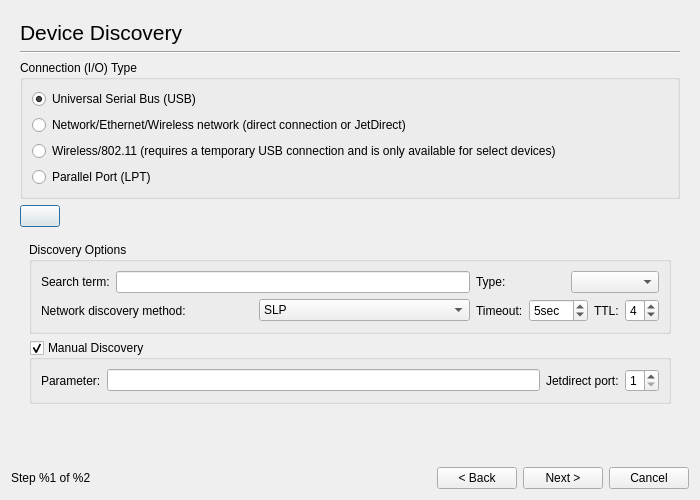
<ui version="4.0" >
 <class>Dialog</class>
 <widget class="QDialog" name="Dialog" >
  <property name="windowModality" >
   <enum>Qt::ApplicationModal</enum>
  </property>
  <property name="geometry" >
   <rect>
    <x>0</x>
    <y>0</y>
    <width>700</width>
    <height>500</height>
   </rect>
  </property>
  <property name="windowTitle" >
   <string>HP Device Manager - Setup</string>
  </property>
  <layout class="QGridLayout" >
   <item row="0" column="0" colspan="5" >
    <widget class="QStackedWidget" name="StackedWidget" >
     <property name="currentIndex" >
      <number>0</number>
     </property>
     <widget class="QWidget" name="DiscoveryPage" >
      <layout class="QGridLayout" >
       <item row="0" column="0" colspan="2" >
        <widget class="QLabel" name="label" >
         <property name="font" >
          <font>
           <pointsize>16</pointsize>
          </font>
         </property>
         <property name="text" >
          <string>Device Discovery</string>
         </property>
        </widget>
       </item>
       <item row="1" column="0" colspan="2" >
        <widget class="Line" name="line" >
         <property name="orientation" >
          <enum>Qt::Horizontal</enum>
         </property>
        </widget>
       </item>
       <item row="2" column="0" colspan="2" >
        <widget class="QGroupBox" name="groupBox" >
         <property name="title" >
          <string>Connection (I/O) Type</string>
         </property>
         <layout class="QGridLayout" >
          <item row="0" column="0" >
           <widget class="QRadioButton" name="UsbRadioButton" >
            <property name="text" >
             <string>Universal Serial Bus (USB)</string>
            </property>
            <property name="checked" >
             <bool>true</bool>
            </property>
           </widget>
          </item>
          <item row="1" column="0" >
           <widget class="QRadioButton" name="NetworkRadioButton" >
            <property name="text" >
             <string>Network/Ethernet/Wireless network (direct connection or JetDirect)</string>
            </property>
           </widget>
          </item>
          <item row="3" column="0" >
           <widget class="QRadioButton" name="ParallelRadioButton" >
            <property name="enabled" >
             <bool>true</bool>
            </property>
            <property name="text" >
             <string>Parallel Port (LPT)</string>
            </property>
           </widget>
          </item>
          <item row="2" column="0" >
           <widget class="QRadioButton" name="WirelessButton" >
            <property name="text" >
             <string>Wireless/802.11 (requires a temporary USB connection and is only available for select devices)</string>
            </property>
           </widget>
          </item>
         </layout>
        </widget>
       </item>
       <item row="3" column="0" >
        <widget class="QPushButton" name="AdvancedButton" >
         <property name="text" >
          <string/>
         </property>
        </widget>
       </item>
       <item row="3" column="1" >
        <spacer>
         <property name="orientation" >
          <enum>Qt::Horizontal</enum>
         </property>
         <property name="sizeHint" >
          <size>
           <width>381</width>
           <height>20</height>
          </size>
         </property>
        </spacer>
       </item>
       <item row="4" column="0" colspan="2" >
        <widget class="QStackedWidget" name="AdvancedStackedWidget" >
         <property name="currentIndex" >
          <number>0</number>
         </property>
         <widget class="QWidget" name="page" >
          <layout class="QGridLayout" >
           <item row="0" column="0" >
            <widget class="QGroupBox" name="DiscoveryOptionsGroupBox" >
             <property name="title" >
              <string>Discovery Options</string>
             </property>
             <layout class="QGridLayout" >
              <item row="0" column="0" >
               <layout class="QHBoxLayout" >
                <item>
                 <widget class="QLabel" name="label_2" >
                  <property name="text" >
                   <string>Search term:</string>
                  </property>
                 </widget>
                </item>
                <item>
                 <widget class="QLineEdit" name="SearchLineEdit" />
                </item>
               </layout>
              </item>
              <item row="0" column="1" colspan="2" >
               <layout class="QHBoxLayout" >
                <item>
                 <widget class="QLabel" name="DeviceTypeLabel" >
                  <property name="text" >
                   <string>Type:</string>
                  </property>
                 </widget>
                </item>
                <item>
                 <widget class="QComboBox" name="DeviceTypeComboBox" />
                </item>
               </layout>
              </item>
              <item row="1" column="0" >
               <layout class="QHBoxLayout" >
                <item>
                 <widget class="QLabel" name="NetworkDiscoveryMethodLabel" >
                  <property name="text" >
                   <string>Network discovery method:</string>
                  </property>
                 </widget>
                </item>
                <item>
                 <widget class="QComboBox" name="NetworkDiscoveryMethodComboBox" >
                  <item>
                   <property name="text" >
                    <string>SLP</string>
                   </property>
                  </item>
                  <item>
                   <property name="text" >
                    <string>mDNS/Bonjour</string>
                   </property>
                  </item>
                 </widget>
                </item>
               </layout>
              </item>
              <item row="1" column="1" >
               <layout class="QHBoxLayout" >
                <item>
                 <widget class="QLabel" name="NetworkTimeoutLabel" >
                  <property name="text" >
                   <string>Timeout:</string>
                  </property>
                 </widget>
                </item>
                <item>
                 <widget class="QSpinBox" name="NetworkTimeoutSpinBox" >
                  <property name="suffix" >
                   <string>sec</string>
                  </property>
                  <property name="minimum" >
                   <number>1</number>
                  </property>
                  <property name="maximum" >
                   <number>90</number>
                  </property>
                  <property name="value" >
                   <number>5</number>
                  </property>
                 </widget>
                </item>
               </layout>
              </item>
              <item row="1" column="2" >
               <layout class="QHBoxLayout" >
                <item>
                 <widget class="QLabel" name="NetworkTTLLabel" >
                  <property name="text" >
                   <string>TTL:</string>
                  </property>
                 </widget>
                </item>
                <item>
                 <widget class="QSpinBox" name="NetworkTTLSpinBox" >
                  <property name="suffix" >
                   <string/>
                  </property>
                  <property name="minimum" >
                   <number>1</number>
                  </property>
                  <property name="maximum" >
                   <number>8</number>
                  </property>
                  <property name="value" >
                   <number>4</number>
                  </property>
                 </widget>
                </item>
               </layout>
              </item>
             </layout>
            </widget>
           </item>
           <item row="1" column="0" >
            <widget class="QGroupBox" name="ManualGroupBox" >
             <property name="title" >
              <string>Manual Discovery</string>
             </property>
             <property name="checkable" >
              <bool>true</bool>
             </property>
             <layout class="QGridLayout" >
              <item row="0" column="0" >
               <widget class="QLabel" name="ManualParamLabel" >
                <property name="text" >
                 <string>Parameter:</string>
                </property>
               </widget>
              </item>
              <item row="0" column="1" >
               <widget class="QLineEdit" name="ManualParamLineEdit" />
              </item>
              <item row="0" column="2" >
               <widget class="QLabel" name="JetDirectLabel" >
                <property name="text" >
                 <string>Jetdirect port:</string>
                </property>
               </widget>
              </item>
              <item row="0" column="3" >
               <widget class="QSpinBox" name="JetDirectSpinBox" >
                <property name="minimum" >
                 <number>1</number>
                </property>
                <property name="maximum" >
                 <number>3</number>
                </property>
               </widget>
              </item>
             </layout>
            </widget>
           </item>
          </layout>
         </widget>
         <widget class="QWidget" name="page_4" />
        </widget>
       </item>
       <item row="5" column="0" colspan="2" >
        <spacer>
         <property name="orientation" >
          <enum>Qt::Vertical</enum>
         </property>
         <property name="sizeHint" >
          <size>
           <width>478</width>
           <height>20</height>
          </size>
         </property>
        </spacer>
       </item>
      </layout>
     </widget>
     <widget class="QWidget" name="page_2" >
      <layout class="QGridLayout" >
       <item row="0" column="0" colspan="2" >
        <widget class="QLabel" name="label_4" >
         <property name="font" >
          <font>
           <pointsize>16</pointsize>
          </font>
         </property>
         <property name="text" >
          <string>Select From Discovered Devices</string>
         </property>
        </widget>
       </item>
       <item row="1" column="0" colspan="3" >
        <widget class="Line" name="line_2" >
         <property name="orientation" >
          <enum>Qt::Horizontal</enum>
         </property>
        </widget>
       </item>
       <item row="2" column="0" colspan="3" >
        <widget class="QTableWidget" name="DevicesTableWidget" >
         <property name="alternatingRowColors" >
          <bool>true</bool>
         </property>
         <property name="selectionMode" >
          <enum>QAbstractItemView::SingleSelection</enum>
         </property>
         <property name="selectionBehavior" >
          <enum>QAbstractItemView::SelectRows</enum>
         </property>
         <property name="sortingEnabled" >
          <bool>false</bool>
         </property>
        </widget>
       </item>
       <item row="3" column="0" >
        <layout class="QHBoxLayout" >
         <item>
          <widget class="QLabel" name="DevicesFoundIcon" >
           <property name="sizePolicy" >
            <sizepolicy vsizetype="Fixed" hsizetype="Fixed" >
             <horstretch>0</horstretch>
             <verstretch>0</verstretch>
            </sizepolicy>
           </property>
           <property name="minimumSize" >
            <size>
             <width>16</width>
             <height>16</height>
            </size>
           </property>
           <property name="maximumSize" >
            <size>
             <width>16</width>
             <height>16</height>
            </size>
           </property>
           <property name="frameShape" >
            <enum>QFrame::NoFrame</enum>
           </property>
           <property name="text" >
            <string/>
           </property>
          </widget>
         </item>
         <item>
          <widget class="QLabel" name="DevicesFoundLabel" >
           <property name="sizePolicy" >
            <sizepolicy vsizetype="Preferred" hsizetype="Expanding" >
             <horstretch>0</horstretch>
             <verstretch>0</verstretch>
            </sizepolicy>
           </property>
           <property name="text" >
            <string>Found %1 devices on the %1 bus.</string>
           </property>
           <property name="wordWrap" >
            <bool>true</bool>
           </property>
          </widget>
         </item>
        </layout>
       </item>
       <item row="3" column="1" >
        <spacer>
         <property name="orientation" >
          <enum>Qt::Horizontal</enum>
         </property>
         <property name="sizeType" >
          <enum>QSizePolicy::Preferred</enum>
         </property>
         <property name="sizeHint" >
          <size>
           <width>21</width>
           <height>28</height>
          </size>
         </property>
        </spacer>
       </item>
       <item row="3" column="2" >
        <widget class="QPushButton" name="RefreshButton" >
         <property name="text" >
          <string>Refresh</string>
         </property>
        </widget>
       </item>
      </layout>
     </widget>
     <widget class="QWidget" name="page_3" >
      <layout class="QGridLayout" >
       <item row="0" column="0" >
        <widget class="QLabel" name="label_5" >
         <property name="font" >
          <font>
           <pointsize>16</pointsize>
          </font>
         </property>
         <property name="text" >
          <string>Setup Device</string>
         </property>
        </widget>
       </item>
       <item row="1" column="0" >
        <widget class="Line" name="line_3" >
         <property name="orientation" >
          <enum>Qt::Horizontal</enum>
         </property>
        </widget>
       </item>
       <item row="2" column="0" >
        <widget class="QGroupBox" name="groupBox_3" >
         <property name="title" >
          <string>Printer Setup</string>
         </property>
         <layout class="QGridLayout" >
          <item row="0" column="0" >
           <widget class="QLabel" name="label_6" >
            <property name="text" >
             <string>Printer name:</string>
            </property>
           </widget>
          </item>
          <item row="0" column="1" colspan="2" >
           <widget class="QLineEdit" name="PrinterNameLineEdit" />
          </item>
          <item row="1" column="0" >
           <widget class="QLabel" name="label_7" >
            <property name="text" >
             <string>Description:</string>
            </property>
           </widget>
          </item>
          <item row="1" column="1" colspan="2" >
           <widget class="QLineEdit" name="PrinterDescriptionLineEdit" />
          </item>
          <item row="2" column="0" >
           <widget class="QLabel" name="label_8" >
            <property name="text" >
             <string>Location:</string>
            </property>
           </widget>
          </item>
          <item row="2" column="1" colspan="2" >
           <widget class="QLineEdit" name="PrinterLocationLineEdit" />
          </item>
          <item row="3" column="0" >
           <widget class="QLabel" name="label_3" >
            <property name="text" >
             <string>PPD file:</string>
            </property>
           </widget>
          </item>
          <item row="3" column="1" >
           <widget class="QLineEdit" name="PPDFileLineEdit" >
            <property name="readOnly" >
             <bool>true</bool>
            </property>
           </widget>
          </item>
          <item row="3" column="2" >
           <widget class="QToolButton" name="OtherPPDButton" >
            <property name="text" >
             <string/>
            </property>
           </widget>
          </item>
         </layout>
        </widget>
       </item>
       <item row="3" column="0" >
        <widget class="QGroupBox" name="SetupFaxGroupBox" >
         <property name="title" >
          <string>Fax Setup</string>
         </property>
         <property name="checkable" >
          <bool>true</bool>
         </property>
         <layout class="QGridLayout" >
          <item row="0" column="0" >
           <widget class="QLabel" name="label_9" >
            <property name="text" >
             <string>Fax name:</string>
            </property>
           </widget>
          </item>
          <item row="0" column="1" colspan="3" >
           <widget class="QLineEdit" name="FaxNameLineEdit" />
          </item>
          <item row="1" column="0" >
           <widget class="QLabel" name="label_10" >
            <property name="text" >
             <string>Fax number:</string>
            </property>
           </widget>
          </item>
          <item row="1" column="1" >
           <widget class="QLineEdit" name="FaxNumberLineEdit" />
          </item>
          <item row="1" column="2" >
           <widget class="QLabel" name="label_11" >
            <property name="text" >
             <string>Name/company:</string>
            </property>
           </widget>
          </item>
          <item row="1" column="3" >
           <widget class="QLineEdit" name="NameCompanyLineEdit" />
          </item>
          <item row="2" column="0" >
           <widget class="QLabel" name="label_12" >
            <property name="text" >
             <string>Description:</string>
            </property>
           </widget>
          </item>
          <item row="2" column="1" colspan="3" >
           <widget class="QLineEdit" name="FaxDescriptionLineEdit" />
          </item>
          <item row="3" column="0" >
           <widget class="QLabel" name="label_13" >
            <property name="text" >
             <string>Location:</string>
            </property>
           </widget>
          </item>
          <item row="3" column="1" colspan="3" >
           <widget class="QLineEdit" name="FaxLocationLineEdit" />
          </item>
         </layout>
        </widget>
       </item>
       <item row="4" column="0" >
        <spacer>
         <property name="orientation" >
          <enum>Qt::Vertical</enum>
         </property>
         <property name="sizeHint" >
          <size>
           <width>341</width>
           <height>16</height>
          </size>
         </property>
        </spacer>
       </item>
       <item row="5" column="0" >
        <widget class="QCheckBox" name="SendTestPageCheckBox" >
         <property name="text" >
          <string>Send test page to printer</string>
         </property>
         <property name="checked" >
          <bool>false</bool>
         </property>
        </widget>
       </item>
      </layout>
     </widget>
     <widget class="QWidget" name="page_5" >
      <layout class="QGridLayout" >
       <item row="0" column="0" >
        <widget class="QLabel" name="label_15" >
         <property name="font" >
          <font>
           <pointsize>16</pointsize>
          </font>
         </property>
         <property name="text" >
          <string>Select Printer/Fax Queues to Remove</string>
         </property>
        </widget>
       </item>
       <item row="1" column="0" >
        <widget class="Line" name="line_4" >
         <property name="orientation" >
          <enum>Qt::Horizontal</enum>
         </property>
        </widget>
       </item>
       <item row="2" column="0" >
        <widget class="QTableWidget" name="RemoveDevicesTableWidget" >
         <property name="alternatingRowColors" >
          <bool>true</bool>
         </property>
         <property name="selectionMode" >
          <enum>QAbstractItemView::SingleSelection</enum>
         </property>
         <property name="selectionBehavior" >
          <enum>QAbstractItemView::SelectRows</enum>
         </property>
         <property name="sortingEnabled" >
          <bool>false</bool>
         </property>
        </widget>
       </item>
      </layout>
     </widget>
    </widget>
   </item>
   <item row="1" column="0" >
    <widget class="QLabel" name="StepText" >
     <property name="text" >
      <string>Step %1 of %2</string>
     </property>
    </widget>
   </item>
   <item row="1" column="1" >
    <spacer>
     <property name="orientation" >
      <enum>Qt::Horizontal</enum>
     </property>
     <property name="sizeHint" >
      <size>
       <width>181</width>
       <height>20</height>
      </size>
     </property>
    </spacer>
   </item>
   <item row="1" column="2" >
    <widget class="QPushButton" name="BackButton" >
     <property name="text" >
      <string>&lt; Back</string>
     </property>
    </widget>
   </item>
   <item row="1" column="3" >
    <widget class="QPushButton" name="NextButton" >
     <property name="text" >
      <string>Next ></string>
     </property>
    </widget>
   </item>
   <item row="1" column="4" >
    <widget class="QPushButton" name="CancelButton" >
     <property name="text" >
      <string>Cancel</string>
     </property>
    </widget>
   </item>
  </layout>
 </widget>
 <resources/>
 <connections/>
</ui>
